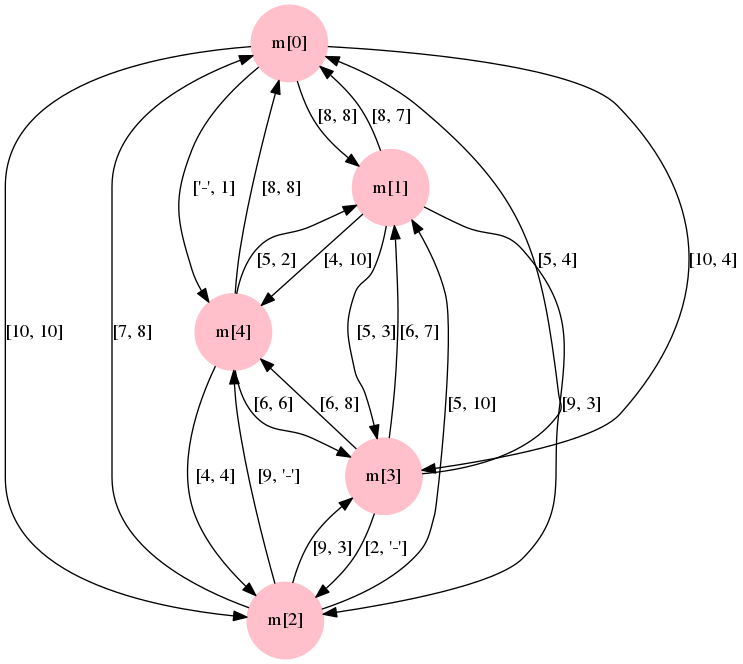

Generate this figure with Python:
from graphviz import Digraph
import random
import os

class super_visory_model_class():
    def super_visory_model(self, m):
        x = 0

        G = Digraph(format="png")
        # 画像の保存形式（拡張子）を指定する

        G.attr("node", shape="square", style="filled")
        # (?, 要素の形, 色の塗りつぶし)
        # attr = attribute → 振る舞い？
        # events = ["1,2", "2,3", "3,4", "4,5", "5,6", "6,7", "7,8", "8,9", "9,10", "10,11", "11,12", "12,13", "13,14", "15,16", "16,17", "17,18", "18,19", "19,20", "20,21", "21,22"]

        events = [[0 for j in range(2)] for i in range(m*(m-1))]
        banned = [1, 2, 3, 4, 5, 6, 7, 8, 9, 10, "-"]
        # occured = [10, 11, 12, 13, 14, 15, 16, 17, 18, 19, "-"]
        occured = [1, 2, 3, 4, 5, 6, 7, 8, 9, 10, "-"]

        for i in range(m*(m-1)):
            # events[i][0] = int(random.random() * 10 + 1)    # 禁止事象
            # events[i][1] = int(random.random() * 10 + 1)    # 生起事象
            events[i][0] = banned[random.randrange(len(banned))]    # 禁止事象
            events[i][1] = occured[random.randrange(len(occured))]    # 生起事象

        for k in range(m):
            G.node("m[{}]".format(k), shape="circle", color="pink")
            for i in range(m):
                if i!=k:
                    # G.edge("m[{}]".format(i),"m[{}]".format(k),label="a(3,1)")
                    G.edge("m[{}]".format(k),"m[{}]".format(i),label="{}".format(events[x]))
                    x += 1
        # print(events)
        G.render("super_visory_model")

        print()
        print(events)
        root = ["" for i in range(2**m)]
        x = 0
        for k in range(len(root)):
            for i in range(len(events)):
                # print(events[i][0])
                root[k] += str(events[i][x])
                root[k] += " >> "
                # x += 1
                # x %= 2
            print(root[k])
        return

if __name__ == '__main__':
    m = 5

    a = super_visory_model_class()
    a.super_visory_model(m)
